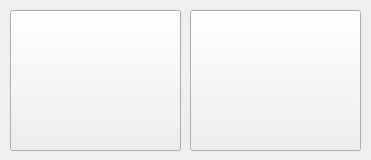
<?xml version="1.0" encoding="UTF-8"?>
<ui version="4.0">
 <class>launcher_dialog</class>
 <widget class="QDialog" name="launcher_dialog">
  <property name="geometry">
   <rect>
    <x>0</x>
    <y>0</y>
    <width>371</width>
    <height>160</height>
   </rect>
  </property>
  <property name="minimumSize">
   <size>
    <width>371</width>
    <height>160</height>
   </size>
  </property>
  <property name="maximumSize">
   <size>
    <width>371</width>
    <height>160</height>
   </size>
  </property>
  <property name="windowTitle">
   <string>Muse Launcher</string>
  </property>
  <property name="windowIcon">
   <iconset resource="icons/icons.qrc">
    <normaloff>:/Cursor.png</normaloff>:/Cursor.png</iconset>
  </property>
  <widget class="QPushButton" name="muse_and_maze_push_button">
   <property name="geometry">
    <rect>
     <x>190</x>
     <y>10</y>
     <width>171</width>
     <height>141</height>
    </rect>
   </property>
   <property name="focusPolicy">
    <enum>Qt::NoFocus</enum>
   </property>
   <property name="text">
    <string/>
   </property>
   <property name="icon">
    <iconset resource="icons/icons.qrc">
     <normaloff>:/Maze.png</normaloff>:/Maze.png</iconset>
   </property>
   <property name="iconSize">
    <size>
     <width>100</width>
     <height>100</height>
    </size>
   </property>
  </widget>
  <widget class="QPushButton" name="muse_push_button">
   <property name="geometry">
    <rect>
     <x>10</x>
     <y>10</y>
     <width>171</width>
     <height>141</height>
    </rect>
   </property>
   <property name="focusPolicy">
    <enum>Qt::NoFocus</enum>
   </property>
   <property name="text">
    <string/>
   </property>
   <property name="icon">
    <iconset resource="icons/icons.qrc">
     <normaloff>:/Cursor.png</normaloff>:/Cursor.png</iconset>
   </property>
   <property name="iconSize">
    <size>
     <width>100</width>
     <height>100</height>
    </size>
   </property>
  </widget>
 </widget>
 <resources>
  <include location="icons/icons.qrc"/>
 </resources>
 <connections/>
</ui>
